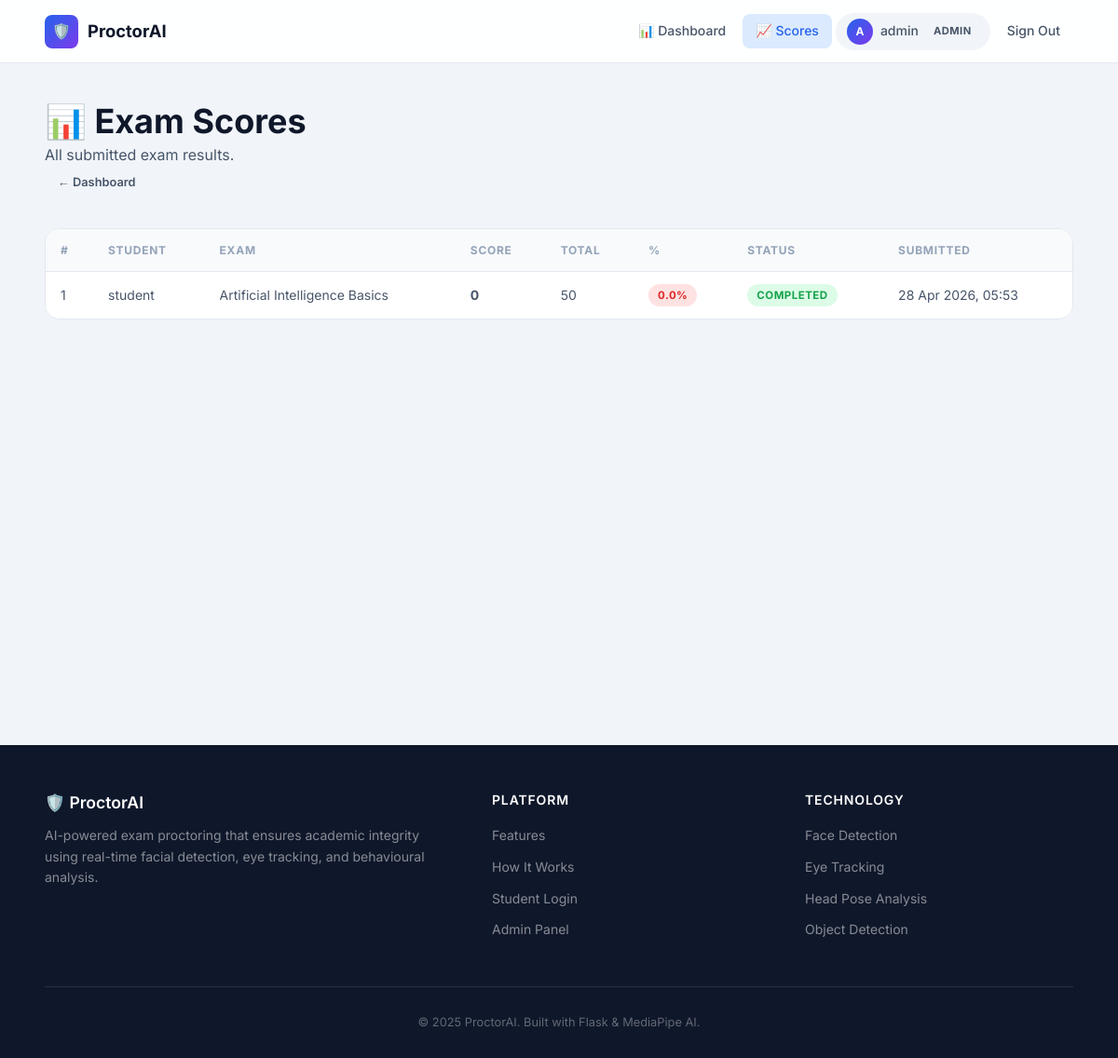
The page /admin/scores (signed in) on the database its author committed.
### database/models.py (models this page shows, shortened)
class User(UserMixin, db.Model):
    __tablename__ = "users"
    id = db.Column(db.Integer, primary_key=True)
    username = db.Column(
        db.String(80),
        unique=True,
        nullable=False,
        index=True
    )
    password = db.Column(
        db.String(200),
        nullable=False
    )
    role = db.Column(
        db.String(20),
        default="student"
    )
    exam_sessions = db.relationship(
        "ExamSession",
        backref="user",
        lazy=True
    )

class ExamResult(db.Model):
    __tablename__ = "exam_results"
    id = db.Column(db.Integer, primary_key=True)
    session_id = db.Column(
        db.Integer,
        db.ForeignKey("exam_sessions.id"),
        nullable=False,
        unique=True
    )
    score = db.Column(db.Integer, default=0)
    total_points = db.Column(db.Integer, default=0)
    status = db.Column(db.String(20), default="completed")  # completed / terminated
    submitted_at = db.Column(db.DateTime, default=datetime.utcnow)

class Exam(db.Model):
    __tablename__ = "exams"
    id = db.Column(db.Integer, primary_key=True)
    title = db.Column(db.String(200), nullable=False)
    description = db.Column(db.Text, nullable=True)
    duration_minutes = db.Column(db.Integer, default=60)
    max_warnings = db.Column(db.Integer, default=3)
    scheduled_at = db.Column(db.DateTime, nullable=True)
    created_by = db.Column(
        db.Integer,
        db.ForeignKey("users.id"),
        nullable=True
    )
    created_at = db.Column(db.DateTime, default=datetime.utcnow)
    questions = db.relationship("Question", backref="exam", lazy=True, cascade="all, delete-orphan")
    sessions = db.relationship("ExamSession", backref="exam", lazy=True)

### routes/admin_routes.py (the view)
@admin_bp.route("/admin/scores")
@login_required
def view_scores():
    denied = _require_admin()
    if denied:
        return denied
    results = (
        ExamResult.query
        .join(ExamSession, ExamResult.session_id == ExamSession.id)
        .join(User, ExamSession.user_id == User.id)
        .join(Exam, ExamSession.exam_id == Exam.id)
        .add_columns(User.username, Exam.title, ExamResult.score, ExamResult.total_points,
                     ExamResult.status, ExamResult.submitted_at)
        .order_by(ExamResult.submitted_at.desc())
        .all()
    )
    return render_template("admin_scores.html", results=results)

### routes/admin_routes.py (called while the page is built)
def _require_admin():
    if current_user.role != "admin":
        flash("Admin access required.", "danger")
        return redirect(url_for("auth.login"))
    return None

### routes/auth_routes.py (called while the page is built)
@login_manager.user_loader
def load_user(user_id):
    return User.query.get(int(user_id))

### templates/admin_scores.html (shortened to what this page needs)
{% extends "base.html" %}
{% block content %}
<div class="page-wrapper">
  <div class="container">
    <div class="dashboard-header">
      <div>
        <h1>📊 Exam Scores</h1>
        <p>All submitted exam results.</p>
      </div>
      <a href="/admin/dashboard" class="btn btn-ghost btn-sm">← Dashboard</a>
    </div>
    {% if results %}
    <div class="table-wrapper">
      <table>
        <thead>
          <tr>
            <th>#</th>
            <th>Student</th>
            <th>Exam</th>
            <th>Score</th>
            <th>Total</th>
            <th>%</th>
            <th>Status</th>
            <th>Submitted</th>
          </tr>
        </thead>
        <tbody>
        {% for row in results %}
        {% set pct = ((row.score / row.total_points * 100) | round(1)) if row.total_points > 0 else 0 %}
        <tr>
          <td>{{ loop.index }}</td>
          <td class="cell-primary">{{ row.username }}</td>
          <td>{{ row.title }}</td>
          <td><strong>{{ row.score }}</strong></td>
          <td>{{ row.total_points }}</td>
          <td>
            <span class="badge {% if pct >= 60 %}badge-success{% elif pct >= 40 %}badge-warning{% else %}badge-danger{% endif %}">
              {{ pct }}%
            </span>
          </td>
          <td>
            {% if row.status == 'terminated' %}
              <span class="badge badge-danger">Terminated</span>
            {% else %}
              <span class="badge badge-success">Completed</span>
            {% endif %}
          </td>
          <td>{{ row.submitted_at.strftime('%d %b %Y, %H:%M') if row.submitted_at else '—' }}</td>
        </tr>
        {% endfor %}
        </tbody>
      </table>
    </div>
    {% else %}
    <div class="empty-state"><div class="empty-icon">📊</div><p>No results yet.</p></div>
    {% endif %}
  </div>
</div>
{% endblock %}

### templates/base.html (shortened to what this page needs)
<!DOCTYPE html>
<html lang="en">
<head>
  <link rel="stylesheet" href="/static/css/style.css">
</head>
<body>
<nav class="navbar">
  <div class="container">
    <a href="/" class="nav-brand">
      <div class="brand-icon">🛡️</div>
      <span>ProctorAI</span>
    </a>
    <div class="nav-links">
      {% if current_user.is_authenticated %}
        {% if current_user.role == 'admin' %}
          <a href="/admin/dashboard" class="{% if request.path == '/admin/dashboard' %}active{% endif %}">📊 Dashboard</a>
          <a href="/admin/scores" class="{% if request.path == '/admin/scores' %}active{% endif %}">📈 Scores</a>
        {% elif current_user.role == 'staff' %}
          <a href="/staff/dashboard" class="{% if '/staff' in request.path %}active{% endif %}">📋 Staff Panel</a>
        {% else %}
          <a href="/student/dashboard" class="{% if request.path == '/student/dashboard' %}active{% endif %}">🎓 My Exams</a>
        {% endif %}
        <div class="nav-user">
          <div class="avatar">{{ current_user.username[0].upper() }}</div>
          <span>{{ current_user.username }}</span>
          <span class="badge badge-neutral" style="font-size:.7rem;padding:2px 8px">{{ current_user.role }}</span>
        </div>
        <a href="/logout" class="btn btn-ghost btn-sm">Sign Out</a>
      {% else %}
        <a href="/#features">Features</a>
        <a href="/#how-it-works">How It Works</a>
        <a href="/login" class="btn-nav">Sign In</a>
      {% endif %}
    </div>
  </div>
</nav>
{% block content %}{% endblock %}
{% block footer %}
<footer class="footer">
  <div class="container">
    <div class="footer-grid">
      <div class="footer-brand">
        <h3>🛡️ ProctorAI</h3>
        <p>AI-powered exam proctoring that ensures academic integrity using real-time facial detection, eye tracking, and behavioural analysis.</p>
      </div>
      <div class="footer-col">
        <h4>Platform</h4>
        <ul>
          <li><a href="/#features">Features</a></li>
          <li><a href="/#how-it-works">How It Works</a></li>
          <li><a href="/login">Student Login</a></li>
          <li><a href="/admin/dashboard">Admin Panel</a></li>
        </ul>
      </div>
      <div class="footer-col">
        <h4>Technology</h4>
        <ul>
          <li><a href="#">Face Detection</a></li>
          <li><a href="#">Eye Tracking</a></li>
          <li><a href="#">Head Pose Analysis</a></li>
          <li><a href="#">Object Detection</a></li>
        </ul>
      </div>
    </div>
    <div class="footer-bottom">
      &copy; 2025 ProctorAI. Built with Flask &amp; MediaPipe AI.
    </div>
  </div>
</footer>
{% endblock %}
</body>
</html>

### rows shown on the page
User: username "A", username "admin", role "ADMIN"
ExamResult: username "student", title "Artificial Intelligence Basics", score "0", total_points "50", pct "0.0", status "COMPLETED", submitted_at "28 Apr 2026, 05:53"
